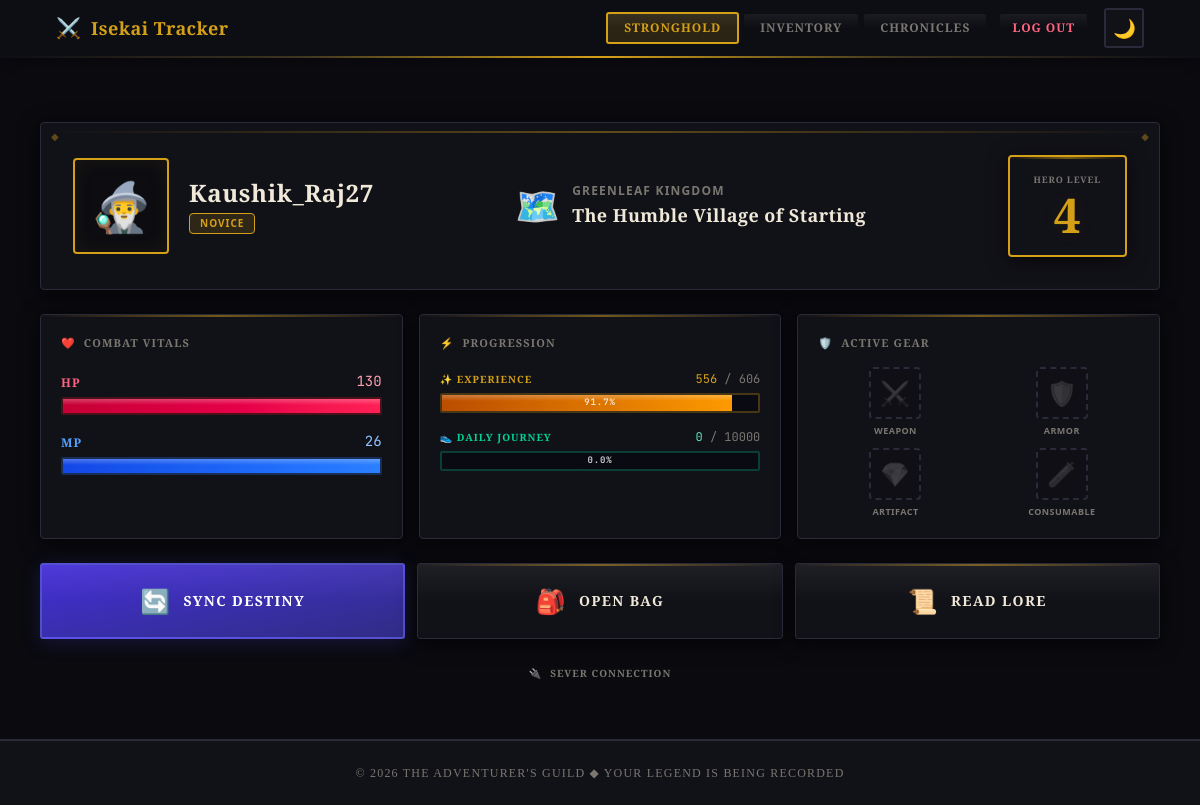
The app's page /dashboard/ (signed in), older data.
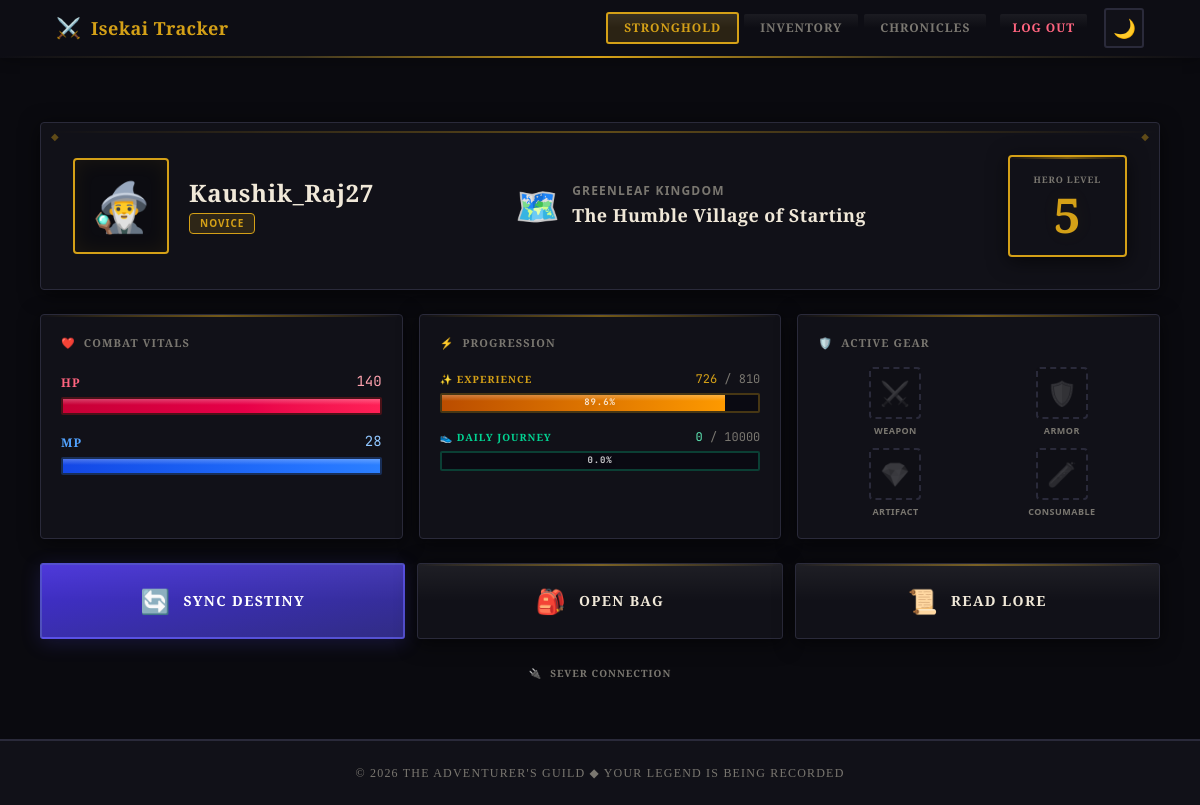
The same page, newer data.
### players/models.py (models this page shows, shortened)
class PlayerProfile(models.Model):
    user = models.OneToOneField(User, on_delete=models.CASCADE)
    level = models.PositiveIntegerField(default=1)
    exp = models.PositiveIntegerField(default=0)
    hp = models.PositiveIntegerField(default=100)
    mana = models.PositiveIntegerField(default=20)
    character_class = models.CharField(max_length=100, default="Novice")
    google_access_token = models.TextField(null=True, blank=True)
    google_refresh_token = models.TextField(null=True, blank=True)
    google_token_uri = models.URLField(null=True, blank=True)
    google_client_id = models.TextField(null=True, blank=True)
    google_client_secret = models.TextField(null=True, blank=True)
    current_location = models.CharField(
        max_length=255,
        default="The Humble Village of Starting"
    )
    visual_description = models.TextField(
        default="Male Isekai protagonist, messy black hair, sharp blue eyes, athletic build"
    )
    world_region = models.CharField(
        max_length=100,
        default="Greenleaf Kingdom"
    )
    ai_seed = models.IntegerField(default=42)
    @property
    def exp_to_next_level(self):
        import math
        from tracker.constants import BASE_XP_REQ, LEVEL_EXPONENT
        return math.floor(BASE_XP_REQ * (self.level ** LEVEL_EXPONENT))
    @property
    def exp_progress_percentage(self):
        req = self.exp_to_next_level
        if req == 0: return 100
        perc = (self.exp / req) * 100
        return min(max(perc, 0), 100)

### players/views.py (the view)
# urls.py: path('dashboard/', views.dashboard, name='dashboard'),
@login_required
def dashboard(request):
    from datetime import date
    from tracker.models import DailyStepLog
    player = PlayerProfile.objects.get(user=request.user)
    equipped_list = InventoryItem.objects.filter(
        player=player,
        is_equipped=True
    ).select_related('item')
    equipment = {
        'weapon': equipped_list.filter(item__item_type='WEAPON').first(),
        'armor': equipped_list.filter(item__item_type='ARMOR').first(),
        'artifact': equipped_list.filter(item__item_type='ARTIFACT').first(),
        'consumable': equipped_list.filter(item__item_type='CONSUMABLE').first(),
    }
    today_log = DailyStepLog.objects.filter(user=request.user, date=date.today()).first()
    today_steps = today_log.steps if today_log else 0
    step_goal = 10000
    step_progress_percentage = min((today_steps / step_goal) * 100, 100)
    context = {
        'player': player,
        'equipment': equipment,
        'today_steps': today_steps,
        'step_goal': step_goal,
        'step_progress_percentage': step_progress_percentage,
    }
    return render(request, 'players/dashboard.html', context)

### templates/players/dashboard.html (shortened to what the changed rows need)
{% extends 'base.html' %}
{% block content %}
<div class="max-w-6xl mx-auto px-4 py-10 pt-16">
    {% if player %}
    <div class="rpg-panel rpg-ornament overflow-hidden mb-6">
        <div class="p-6 md:p-8">
            <div class="flex flex-col md:flex-row items-center gap-6">
                <div class="flex items-center gap-5 flex-shrink-0">
                    <div class="relative">
                        <div class="w-20 h-20 md:w-24 md:h-24 rounded bg-black/30 border-2 flex items-center justify-center text-4xl md:text-5xl relative" style="border-color: var(--rpg-accent);">
                            <div class="absolute inset-0 rounded" style="box-shadow: inset 0 0 20px var(--rpg-glow);"></div>
                            🧙‍♂️
                        </div>
                    </div>
                    <div>
                        <h1 class="font-rpg text-xl md:text-2xl font-bold rpg-heading tracking-wide">{{ player.user.username }}</h1>
                        <span class="inline-block px-2.5 py-0.5 rounded-sm text-[10px] font-bold uppercase tracking-widest mt-1 rpg-accent-text" style="background: var(--rpg-accent-dim); border: 1px solid var(--rpg-accent);">{{ player.character_class }}</span>
                    </div>
                </div>
                <div class="flex-1 flex items-center gap-3 md:justify-center">
                    <span class="text-3xl md:text-4xl hidden md:block">🗺️</span>
                    <div class="text-center md:text-left">
                        <p class="rpg-muted text-[10px] md:text-xs font-bold uppercase tracking-widest mb-0.5">{{ player.world_region }}</p>
                        <h2 class="font-rpg text-base md:text-lg font-bold rpg-heading tracking-wide">{{ player.current_location }}</h2>
                    </div>
                </div>
                <div class="flex-shrink-0">
                    <div class="rpg-panel px-6 py-4 text-center" style="border-color: var(--rpg-accent); border-width: 2px;">
                        <p class="text-[9px] rpg-muted font-bold uppercase tracking-widest mb-1 font-rpg">Hero Level</p>
                        <p class="text-4xl md:text-5xl font-bold rpg-accent-text font-rpg leading-none" style="text-shadow: 0 0 20px var(--rpg-glow);">
                            {{ player.level }}
                        </p>
                    </div>
                </div>
            </div>
        </div>
    </div>
    <div class="grid grid-cols-1 lg:grid-cols-3 gap-4 mb-6">
        <div class="rpg-panel p-5">
            <h3 class="text-[11px] font-rpg font-bold rpg-muted mb-5 uppercase tracking-widest flex items-center gap-2">
                <span class="text-rose-400">❤️</span> COMBAT VITALS
            </h3>
            <div class="space-y-4">
                <div class="group cursor-default">
                    <div class="flex justify-between items-end mb-1.5">
                        <span class="text-rose-400 font-bold tracking-widest uppercase text-xs font-rpg">HP</span>
                        <span class="text-rose-300 font-mono text-sm" style="font-family: var(--font-mono);">{{ player.hp }}</span>
                    </div>
                    <div class="stat-bar-track" style="border-color: rgba(220,38,38,0.3);">
                        <div class="stat-bar-fill bg-gradient-to-r from-rose-700 to-rose-500 w-full"></div>
                    </div>
                </div>
                <div class="group cursor-default">
                    <div class="flex justify-between items-end mb-1.5">
                        <span class="text-blue-400 font-bold tracking-widest uppercase text-xs font-rpg">MP</span>
                        <span class="text-blue-300 font-mono text-sm" style="font-family: var(--font-mono);">{{ player.mana }}</span>
                    </div>
                    <div class="stat-bar-track" style="border-color: rgba(59,130,246,0.3);">
                        <div class="stat-bar-fill bg-gradient-to-r from-blue-700 to-blue-500 w-full"></div>
                    </div>
                </div>
            </div>
        </div>
        <div class="rpg-panel p-5">
            <h3 class="text-[11px] font-rpg font-bold rpg-muted mb-5 uppercase tracking-widest flex items-center gap-2">
                <span class="text-amber-400">⚡</span> PROGRESSION
            </h3>
            <div class="space-y-4">
                <div class="group cursor-default">
                    <div class="flex justify-between items-end mb-1.5">
                        <span class="rpg-accent-text font-bold tracking-widest uppercase text-[10px] font-rpg">✨ Experience</span>
                        <span class="font-mono text-xs" style="font-family: var(--font-mono); color: var(--rpg-accent);">{{ player.exp }} <span class="rpg-muted">/ {{ player.exp_to_next_level }}</span></span>
                    </div>
                    <div class="stat-bar-track relative" style="border-color: rgba(212,160,23,0.3); height: 20px;">
                        <div class="stat-bar-fill bg-gradient-to-r from-amber-700 to-amber-500" style="width: {{ player.exp_progress_percentage }}%;"></div>
                        <div class="absolute inset-0 flex items-center justify-center pointer-events-none">
                            <span class="text-[9px] font-bold text-white/80 drop-shadow-md uppercase tracking-widest" style="font-family: var(--font-mono);">{{ player.exp_progress_percentage|floatformat:1 }}%</span>
                        </div>
                    </div>
                </div>
                <div class="group cursor-default">
                    <div class="flex justify-between items-end mb-1.5">
                        <span class="text-emerald-400 font-bold tracking-widest uppercase text-[10px] font-rpg">👟 Daily Journey</span>
                        <span class="text-emerald-300 font-mono text-xs" style="font-family: var(--font-mono);">{{ today_steps }} <span class="rpg-muted">/ {{ step_goal }}</span></span>
                    </div>
                    <div class="stat-bar-track relative" style="border-color: rgba(16,185,129,0.3); height: 20px;">
                        <div class="absolute inset-0 flex items-center justify-center pointer-events-none">
                            <span class="text-[9px] font-bold text-white/80 drop-shadow-md uppercase tracking-widest" style="font-family: var(--font-mono);">{{ step_progress_percentage|floatformat:1 }}%</span>
                        </div>
                    </div>
                </div>
            </div>
        </div>
        <div class="rpg-panel p-5">
            <h3 class="text-[11px] font-rpg font-bold rpg-muted mb-4 uppercase tracking-widest flex items-center gap-2">
                <span class="text-purple-400">🛡️</span> ACTIVE GEAR
            </h3>
            <div class="grid grid-cols-2 gap-3">
                <div class="flex flex-col items-center gap-1.5 group">
                    <div class="w-13 h-13 rounded-sm border-2 flex items-center justify-center transition-all duration-200 group-hover:scale-105
                        {% if equipment.weapon %} border-blue-500/50 bg-blue-500/10 {% else %} border-dashed bg-black/10 {% endif %}" style="{% if not equipment.weapon %}border-color: var(--rpg-border);{% endif %}">
                        <span class="text-2xl {% if not equipment.weapon %}opacity-20 grayscale{% endif %}">⚔️</span>
                    </div>
                    <span class="text-[9px] font-bold uppercase tracking-wider text-center leading-tight {% if equipment.weapon %}text-blue-400{% else %}rpg-muted{% endif %}">
                        {% if equipment.weapon %}{{ equipment.weapon.item.name }}{% else %}Weapon{% endif %}
                    </span>
                </div>
                <div class="flex flex-col items-center gap-1.5 group">
                    <div class="w-13 h-13 rounded-sm border-2 flex items-center justify-center transition-all duration-200 group-hover:scale-105
                        {% if equipment.armor %} border-emerald-500/50 bg-emerald-500/10 {% else %} border-dashed bg-black/10 {% endif %}" style="{% if not equipment.armor %}border-color: var(--rpg-border);{% endif %}">
                        <span class="text-2xl {% if not equipment.armor %}opacity-20 grayscale{% endif %}">🛡️</span>
                    </div>
                    <span class="text-[9px] font-bold uppercase tracking-wider text-center leading-tight {% if equipment.armor %}text-emerald-400{% else %}rpg-muted{% endif %}">
                        {% if equipment.armor %}{{ equipment.armor.item.name }}{% else %}Armor{% endif %}
                    </span>
                </div>
                <div class="flex flex-col items-center gap-1.5 group">
                    <div class="w-13 h-13 rounded-sm border-2 flex items-center justify-center transition-all duration-200 group-hover:scale-105
                        {% if equipment.artifact %} border-purple-500/50 bg-purple-500/10 {% else %} border-dashed bg-black/10 {% endif %}" style="{% if not equipment.artifact %}border-color: var(--rpg-border);{% endif %}">
                        <span class="text-2xl {% if not equipment.artifact %}opacity-20 grayscale{% endif %}">💎</span>
                    </div>
                    <span class="text-[9px] font-bold uppercase tracking-wider text-center leading-tight {% if equipment.artifact %}text-purple-400{% else %}rpg-muted{% endif %}">
                        {% if equipment.artifact %}{{ equipment.artifact.item.name }}{% else %}Artifact{% endif %}
                    </span>
                </div>
                <div class="flex flex-col items-center gap-1.5 group">
                    <div class="w-13 h-13 rounded-sm border-2 flex items-center justify-center transition-all duration-200 group-hover:scale-105
                        {% if equipment.consumable %} border-amber-500/50 bg-amber-500/10 {% else %} border-dashed bg-black/10 {% endif %}" style="{% if not equipment.consumable %}border-color: var(--rpg-border);{% endif %}">
                        <span class="text-2xl {% if not equipment.consumable %}opacity-20 grayscale{% endif %}">🧪</span>
                    </div>
                    <span class="text-[9px] font-bold uppercase tracking-wider text-center leading-tight {% if equipment.consumable %}text-amber-400{% else %}rpg-muted{% endif %}">
                        {% if equipment.consumable %}{{ equipment.consumable.item.name }}{% else %}Consumable{% endif %}
                    </span>
                </div>
            </div>
        </div>
    </div>
    <div class="grid grid-cols-1 md:grid-cols-3 gap-3 mb-3">
        <a href="{% url 'sync_google_fit' %}" class="rpg-btn group bg-gradient-to-br from-indigo-700 to-indigo-900 border-2 border-indigo-400/40 hover:border-indigo-300 p-5 flex items-center justify-center gap-3 text-center" style="box-shadow: 0 4px 20px rgba(79,70,229,0.2);">
            <span class="text-2xl group-hover:rotate-12 transition-transform duration-300 relative z-10">🔄</span>
            <span class="font-rpg tracking-widest text-sm text-white relative z-10">Sync Destiny</span>
        </a>
        <a href="{% url 'inventory' %}" class="rpg-btn group rpg-panel border-2 hover:border-emerald-500/50 p-5 flex items-center justify-center gap-3 text-center">
            <span class="text-2xl group-hover:scale-110 transition-transform duration-300">🎒</span>
            <span class="font-rpg tracking-widest text-sm rpg-heading">Open Bag</span>
        </a>
        <a href="{% url 'adventure_log' %}" class="rpg-btn group rpg-panel border-2 hover:border-amber-500/50 p-5 flex items-center justify-center gap-3 text-center">
            <span class="text-2xl group-hover:scale-110 transition-transform duration-300">📜</span>
            <span class="font-rpg tracking-widest text-sm rpg-heading">Read Lore</span>
        </a>
    </div>
    {% if player.google_refresh_token %}
    <div class="text-center pt-2 pb-4">
        <a href="{% url 'unsync_google_fit' %}" class="rpg-muted hover:text-rose-400 text-[10px] font-bold uppercase tracking-widest transition-colors duration-200 inline-flex items-center gap-2 group font-rpg">
            <span class="group-hover:rotate-12 transition-transform">🔌</span> Sever Connection
        </a>
    </div>
    {% endif %}
    {% endif %}
</div>
{% endblock %}

Row changes from the older to the newer data that the page shows:
changed PlayerProfile "The Humble Village of Starting": level "4" → "5"; hp "130" → "140"; mana "26" → "28"; exp "556" → "726"; exp_to_next_level "606" → "810"; exp_progress_percentage "91.7" → "89.6"
